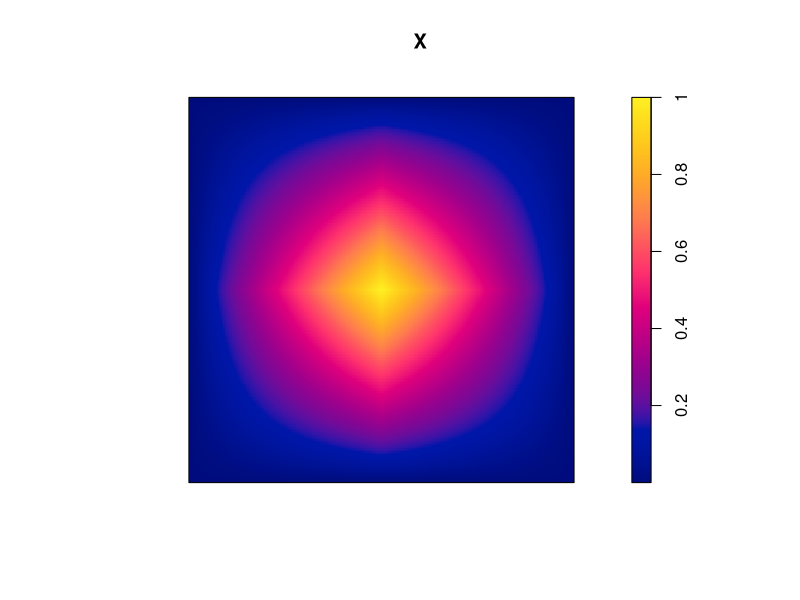
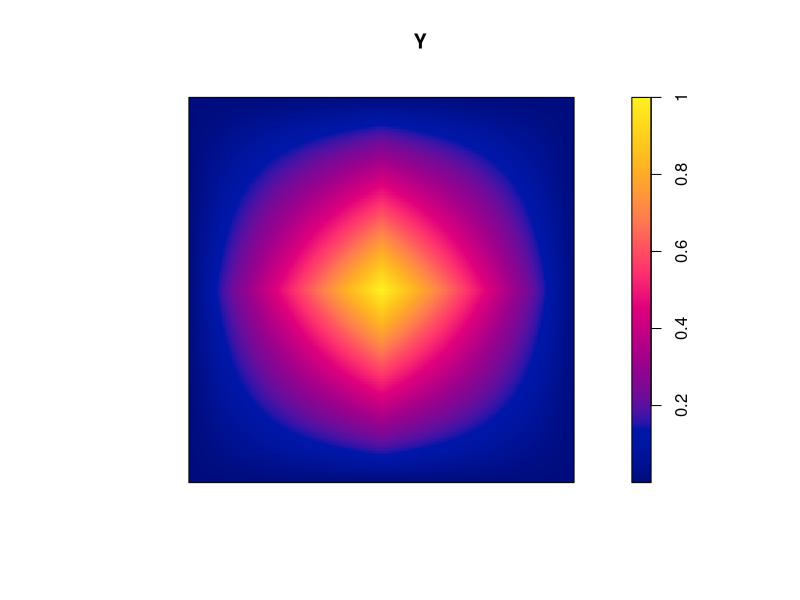

Write the R code that produced these figures, in order.
library(spatstat)


### Name: shift.im
### Title: Apply Vector Translation To Pixel Image
### Aliases: shift.im
### Keywords: spatial manip

### ** Examples

 # make up an image
 X <- setcov(unit.square())
 plot(X)

 Y <- shift(X, c(10,10))
 plot(Y)
 # no discernible difference except coordinates are different

 shift(X, origin="mid")
